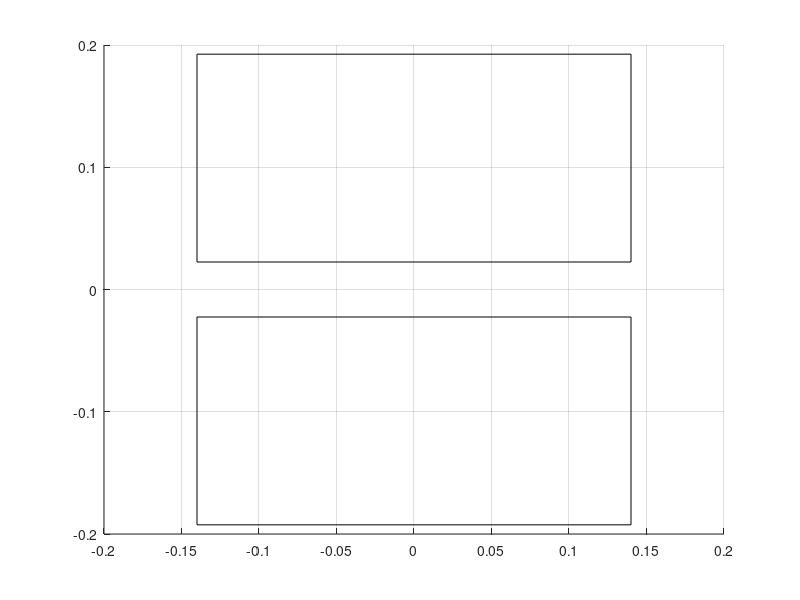

This chart was generated by the following MATLAB code: (Note: this script raises an error after producing the figure.)
rectangle('position',[-0.28/2,0.215/2-0.17/2,0.28,0.17]);
hold on;
rectangle('position',[-0.28/2,(-0.17-0.215)/2,0.28,0.17]);
grid on;
hold on;
plot(p(1),p(2),'r.','markersize',20);